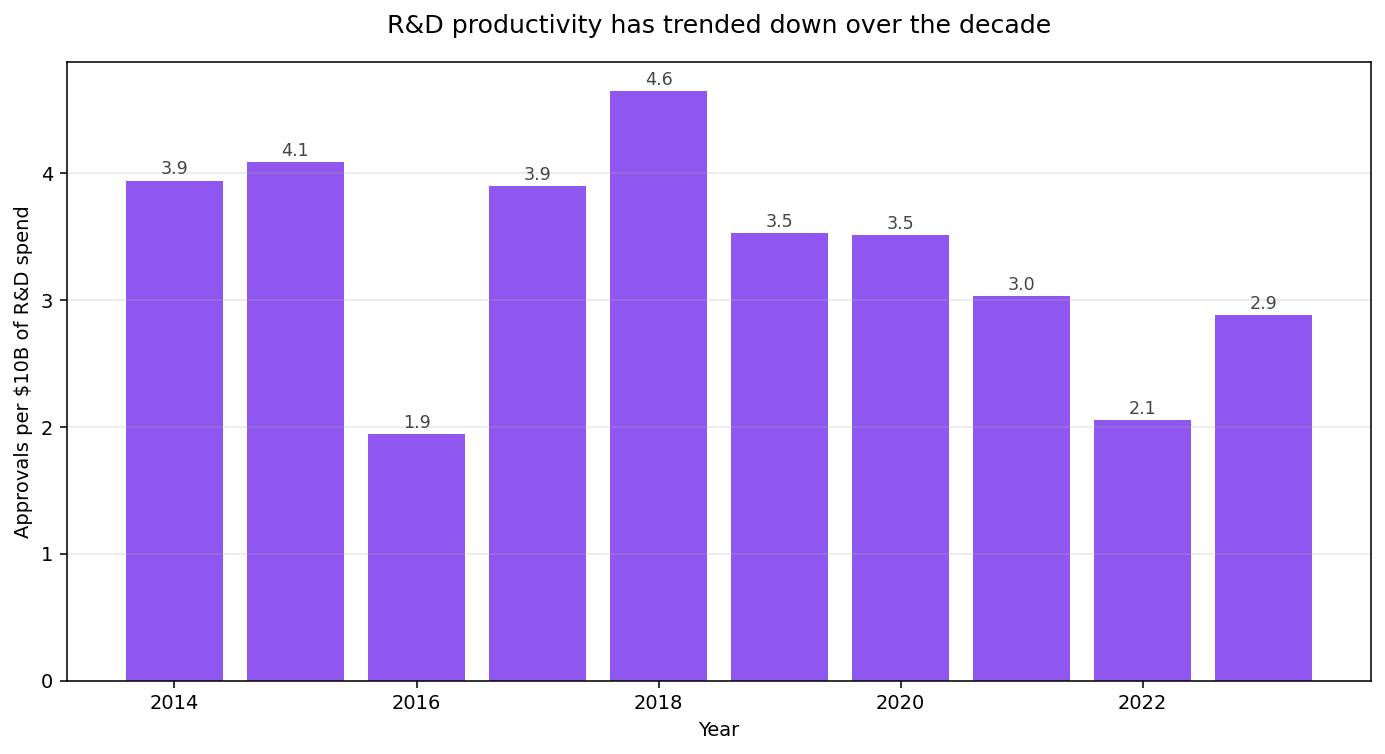

The Python source for this figure:
"""Pharma R&D spend vs. FDA novel drug approvals (2014–2023).

Pulls in a small embedded dataset of aggregate big-pharma R&D spending
and FDA CDER novel drug (NME + BLA) approvals, then produces two charts:

  1. R&D spend and approvals over time (dual axis)
  2. Approvals per $10B of R&D spend — the "productivity" ratio

Run:
    python rd_productivity.py

Output:
    rd_spend_vs_approvals.png
    rd_productivity.png
    summary.md
"""

import pandas as pd
import matplotlib.pyplot as plt
from pathlib import Path

# ---------------------------------------------------------------
# Data
# Sources: company 10-K filings (aggregated top 15 pharma R&D spend)
# and FDA CDER novel drug approval reports.
# Figures are approximate, illustrative, and rounded.
# ---------------------------------------------------------------
data = {
    "year":         [2014, 2015, 2016, 2017, 2018, 2019, 2020, 2021, 2022, 2023],
    "rd_spend_bn":  [ 104,  110,  113,  118,  127,  136,  151,  165,  180,  191],
    "novel_approvals": [41,   45,   22,   46,   59,   48,   53,   50,   37,   55],
}

df = pd.DataFrame(data)
df["productivity"] = df["novel_approvals"] / (df["rd_spend_bn"] / 10)

# ---------------------------------------------------------------
# Chart 1: Dual-axis time series
# ---------------------------------------------------------------
fig, ax1 = plt.subplots(figsize=(10, 5.5))

color_spend = "#2563eb"
color_appr = "#16a34a"

ax1.set_xlabel("Year")
ax1.set_ylabel("R&D spend, top 15 pharma ($B)", color=color_spend)
ax1.plot(df["year"], df["rd_spend_bn"], color=color_spend, marker="o", linewidth=2)
ax1.tick_params(axis="y", labelcolor=color_spend)
ax1.grid(alpha=0.3)

ax2 = ax1.twinx()
ax2.set_ylabel("FDA novel drug approvals", color=color_appr)
ax2.bar(df["year"], df["novel_approvals"], color=color_appr, alpha=0.25, width=0.6)
ax2.tick_params(axis="y", labelcolor=color_appr)

plt.title("Pharma R&D spend keeps rising. Approvals are choppy.", pad=15, fontsize=13)
fig.tight_layout()
plt.savefig("rd_spend_vs_approvals.png", dpi=140, bbox_inches="tight")
plt.close()

# ---------------------------------------------------------------
# Chart 2: Productivity ratio
# ---------------------------------------------------------------
fig, ax = plt.subplots(figsize=(10, 5.5))

bars = ax.bar(df["year"], df["productivity"], color="#7c3aed", alpha=0.85)
ax.set_xlabel("Year")
ax.set_ylabel("Approvals per $10B of R&D spend")
ax.set_title("R&D productivity has trended down over the decade", pad=15, fontsize=13)
ax.grid(axis="y", alpha=0.3)

# Label each bar
for bar, value in zip(bars, df["productivity"]):
    ax.text(bar.get_x() + bar.get_width()/2, value + 0.05,
            f"{value:.1f}", ha="center", fontsize=9, color="#444")

fig.tight_layout()
plt.savefig("rd_productivity.png", dpi=140, bbox_inches="tight")
plt.close()

# ---------------------------------------------------------------
# Summary
# ---------------------------------------------------------------
spend_start, spend_end = df["rd_spend_bn"].iloc[0], df["rd_spend_bn"].iloc[-1]
spend_growth = (spend_end / spend_start - 1) * 100

prod_start, prod_end = df["productivity"].iloc[0], df["productivity"].iloc[-1]
prod_change = (prod_end / prod_start - 1) * 100

best_year = df.loc[df["productivity"].idxmax()]
worst_year = df.loc[df["productivity"].idxmin()]

summary = f"""# Pharma R&D Productivity, 2014–2023

## Headlines

- Aggregate top-15 pharma R&D spend grew from ~${spend_start}B to ~${spend_end}B, a **{spend_growth:.0f}% increase** over the decade.
- FDA novel drug approvals ranged from {df['novel_approvals'].min()} to {df['novel_approvals'].max()} per year, with no clear upward trend.
- Productivity (approvals per $10B of R&D) **{'fell' if prod_change < 0 else 'rose'} by {abs(prod_change):.0f}%** between 2014 and 2023.

## Best and worst years

- Best: **{int(best_year['year'])}** — {best_year['productivity']:.1f} approvals per $10B
- Worst: **{int(worst_year['year'])}** — {worst_year['productivity']:.1f} approvals per $10B

## Caveats

Aggregate R&D spend and approval counts are blunt instruments. They don't
account for therapeutic value, peak sales, breakthrough designations, or
the long tail between investment and approval (often 10+ years). This is
directional, not diagnostic.

## Data sources

- R&D spend: aggregated from company 10-K filings (top 15 by R&D)
- Approvals: FDA CDER Novel Drug Approval reports
"""

Path("summary.md").write_text(summary)

print("Done.")
print("  rd_spend_vs_approvals.png")
print("  rd_productivity.png")
print("  summary.md")
